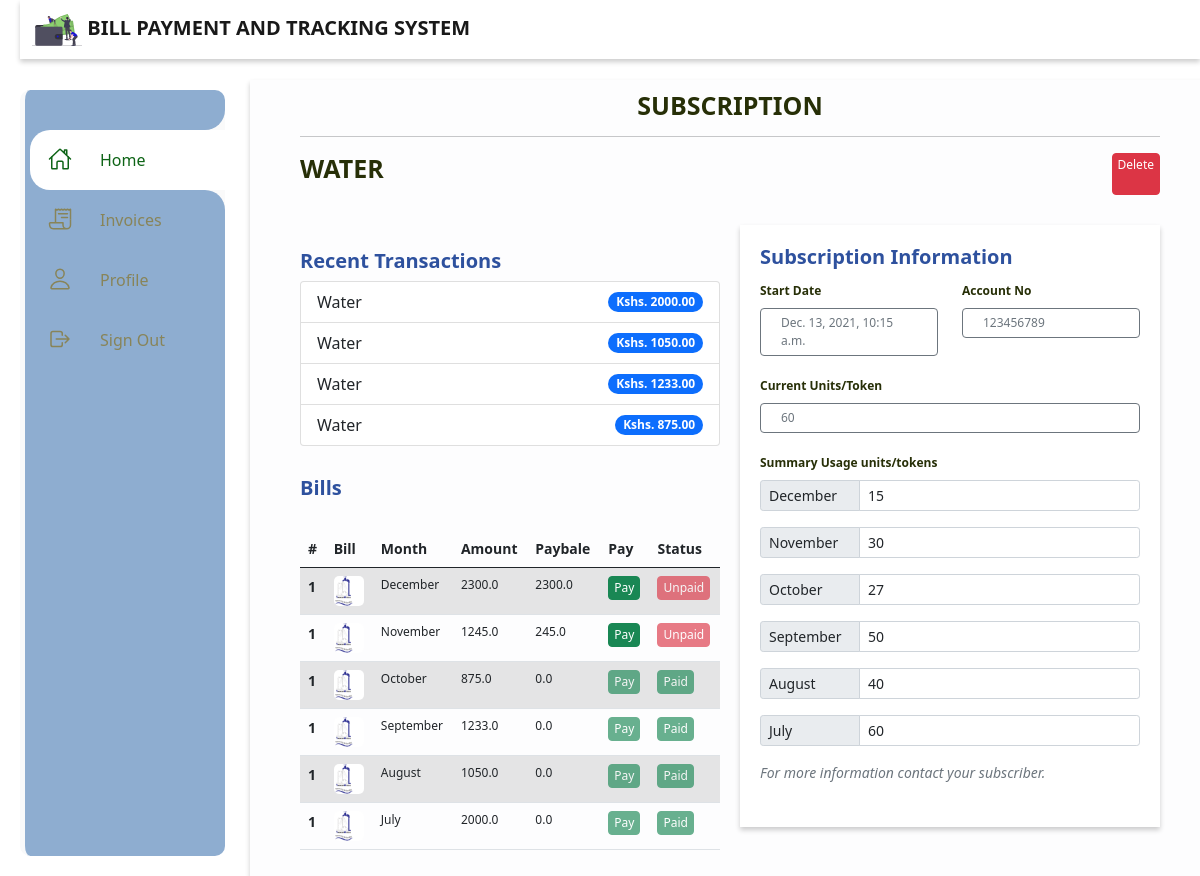
The app's page /subscription/37 (signed in) with its own data.
### main/models.py (models this page shows, shortened)
class BaseModel(models.Model):
    created_date = models.DateTimeField(auto_now_add=True)
    modified_date = models.DateTimeField(auto_now=True)
    class Meta:
        abstract = True

class MySubscription(BaseModel):
	user 			= models.ForeignKey(User, on_delete=models.CASCADE)
	subscription 	= models.ForeignKey(Subscription, on_delete=models.CASCADE)
	account_no 		= models.CharField(max_length=100)

class Subscription(models.Model):
	name 	= models.CharField(max_length=50)
	pic 	= models.ImageField(upload_to="./subscriptions")
	paybill	= models.CharField(max_length=50, null=True)

class Bill(BaseModel):
	my_subscription 	= models.ForeignKey(MySubscription, on_delete=models.CASCADE)
	for_date			= models.DateField(blank=True, null=True)
	credit 				= models.FloatField()
	debit 				= models.FloatField()
	units 				= models.CharField(max_length=50, default="0.0")

### mpesa_api/models.py (models this page shows, shortened)
class BaseModel(models.Model):
	created_at = models.DateTimeField()
	updated_at = models.DateTimeField(auto_now=True)
	class Meta:
		abstract = True

class MpesaPayment(BaseModel):
	my_subscription = models.ForeignKey(MySubscription, on_delete=models.CASCADE, blank=True, null=True)
	amount = models.DecimalField(max_digits=10, decimal_places=2)

### main/views.py (the view)
# urls.py: path('subscription/<int:subscription_id>', subscription, name="subscription"),
@login_required
def subscription(request, subscription_id):
	if request.user.is_superuser == True:
		return redirect("admin:index")
	template_name = "other_subscriptions.html"
	subscription = get_object_or_404(MySubscription, pk=subscription_id)
	trans = MpesaPayment.objects.filter(my_subscription=subscription).order_by("-pk")
	bills = get_bills(subscription.bill_set.all().order_by("pk"))
	units = get_unit(subscription)
	context = {
		"nbar":"home",
		"subscription": subscription,
		"bills":bills,
		"trans":trans[:4],
		"channel": units[0],
		"units":units[1],
	}
	return render(request, template_name, context)

### main/views.py (called while the page is built)
def get_bills(bills_list):
	bills = []
	months = ["January", "February", "March", "April", "May", "June", "July", "August", "September", "October", "November", "December"]
	for bill in bills_list:
		bills.append({
				"id": bill.id,
				"my_subscription": bill.my_subscription,
				"month":months[bill.for_date.month - 1],
				"amount": bill.credit,
				"payable": bill.credit - bill.debit,
				"paid": True if bill.credit - bill.debit == 0  else False,
			})
	return bills

def get_unit(subscription):
	months = ["January", "February", "March", "April", "May", "June", "July", "August", "September", "October", "November", "December"]
	packages = subscription.subscription.package_set.all()
	if len(packages) > 0:
		package = Bill.objects.filter(my_subscription=subscription)[0]
		package = Package.objects.filter(name=package.units)[0]
		channels = package.channel_set.all()
		return True, channels
	units = []
	for bill in subscription.bill_set.all():
		units.append({"month":months[bill.for_date.month-1], "units":bill.units})
	return False, units

### main/templates/other_subscriptions.html (shortened to what this page needs)
{% extends "base.html" %}
{% load static %}
{% block custom_css %}
	<link rel="stylesheet" type="text/css" href="{% static 'css/subscription.css' %}">
{% endblock %}
{% block content %}
		<div align="center">
			<h3 style="font-size: 25px; color: #272f07; text-transform: uppercase;">SUBSCRIPTION</h3>
			<hr>
		</div>
	<div class="" style="margin-bottom: 30px; display: flex; justify-content: space-between;" align="center">
		<div>
			<h3 style="font-size: 25px; color: #272f07; text-transform: uppercase;">{{subscription.subscription.name}}</h3>
		</div>
		<a href="{% url 'main:delete_subscription' subscription.id%}" class="btn btn-danger" style="margin-left: 60px; padding-bottom: 20px !important">Delete</a>
	</div>
	<div class="profile-main">
		<div class="info-section">
			<div class="recent-transactions">
				<br>
				<h3>Recent Transactions</h3>
				<ul class="list-group">
					{% for tran in trans %}
				  <li class="list-group-item d-flex justify-content-between align-items-center">
				    {{tran.my_subscription.subscription.name}}
				    <span class="badge bg-primary rounded-pill">Kshs. {{tran.amount}}</span>
				  </li>
				  {% endfor %}
				</ul>
			</div>
			<div class="table">
				<h3>Bills</h3>
				<table class="table table-striped">
				  <thead>
				    <tr>
				    	<th scope="col">#</th>
				      <th scope="col">Bill</th>
				      <th scope="col">Month</th>
				      <th scope="col">Amount</th>
				      <th scope="col">Paybale</th>
				      <th scope="col">Pay</th>
				      <th scope="col">Status</th>
				    </tr>
				  </thead>
				  <tbody>
				  	{% for pending_bill in bills%}
					    <tr>
					      <th scope="row">1</th>
					      <td>
					      	<img src="{{pending_bill.my_subscription.subscription.pic.url}}" alt="bill">
					      </td>
					      <td>{{pending_bill.month}}</td>
					      <td>{{pending_bill.amount}}</td>
					      <td>{{pending_bill.payable}}</td>
					      <td>
					      	{% if pending_bill.paid %}
					      	<button type="button" class="btn btn-success" disabled="">Pay</button>
					      	{% else %}
					      	<form action="{% url 'mpesa_api:lipa_na_mpesa' pending_bill.id %}" method="get">
					      		<button type="submit" class="btn btn-success">Pay</button>
					      	</form>
					      	{% endif %}
					      </td>
					      <td>
					      	{% if pending_bill.paid %}
					      	<button class="btn btn-success" disabled="">Paid</button>
					      	{% else %}
					      	<button class="btn btn-danger" disabled="">Unpaid</button>
					      	{% endif %}
					      </td>
					    </tr>
				   {% endfor %}
				  </tbody>
				</table>
			</div>
		</div>
		<div class="update-section">
			<div class="form">
				<h3>Subscription Information</h3>
					<div class="row">
						<div class="col-lg-6">
							<div class="mb-3">
								 <label for="exampleFormControlInput1" class="form-label">Start Date</label>
								<br>
							  <button class="btn btn-outline-secondary" style="padding:5px 20px !important;width: 100%; text-align: left;">{{subscription.created_date}}</button>
							</div>
						</div>
						<div class="col-lg-6">
							<div class="mb-3">
								 <label for="exampleFormControlInput1" class="form-label">Account No</label>
							 <br>
							  <button class="btn btn-outline-secondary" style="padding:5px 20px !important; width: 100%;text-align: left;">{{subscription.account_no}}</button>
							</div>
						</div>
					</div>
					{% if channel %}
						<div class="mb-3">
							 <label for="exampleFormControlInput1" class="form-label">Package</label>
						  <button class="btn btn-outline-secondary" style="padding:5px 20px !important; width: 100%;text-align: left; text-transform: uppercase;">{{units.first.package.name}}</button>
						</div>
						<label for="exampleFormControlInput1" class="form-label">Channels</label>
						{% for unit in units %}
						<div class="input-group input-group-sm mb-3">
							<span class="input-group-text" id="inputGroup-sizing-sm" style="min-width: 100px">{{unit.channel_no}}</span>
							<input type="text" class="form-control" aria-label="Sizing example input"
							placeholder="Channel name"
							aria-describedby="inputGroup-sizing-sm" value="{{unit.name}}" disabled style="background-color: white;">
						</div>
						{% endfor %}
					{% else %}
					<div class="mb-3">
						 <label for="exampleFormControlInput1" class="form-label">Current Units/Token</label>
					  <button class="btn btn-outline-secondary" style="padding:5px 20px !important; width: 100%;text-align: left;">{{subscription.bill_set.last.units}}</button>
					</div>
					 <label for="exampleFormControlInput1" class="form-label">Summary Usage units/tokens</label>
						{% for unit in units %}
						<div class="input-group input-group-sm mb-3">
							<span class="input-group-text" id="inputGroup-sizing-sm" style="min-width: 100px">{{unit.month}}</span>
							<input type="number" class="form-control" aria-label="Sizing example input"
							placeholder="Units"
							aria-describedby="inputGroup-sizing-sm" name="phone_number" value="{{unit.units}}" disabled style="background-color: white;">
						</div>
						{% endfor %}
					{% endif %}
					<div id="emailHelp" class="form-text"><em> For more information contact your subscriber. </em></div> <br>
			</div>
		</div>
	</div>
{% endblock %}

### static/css/base.css (style rules this page uses)
* { margin: 0; padding: 0; box-sizing: border-box; }
body { min-height: 100vh; background: #ffffff; }
a { text-decoration: none; }
.home-main h3 { color: #2e519e; font-weight: bold; font-size: 20px; }
table img { height: 30px; width: 30px; border-radius: 5px; }
th { font-size: 14px !important; }
td { font-size: 12px !important; }
.btn { padding: 2px 5px !important; font-size: 12px; }

### static/css/subscription.css (style rules this page uses)
.profile-main { display: flex; }
.info-section { flex: 1; width: 100%; }
.update-section { flex: 1; width: 100%; margin-left: 20px; }
.form { background: #ffffff; box-shadow: 0 3px 5px rgb(0 0 0 / 0.2); padding: 20px; margin-bottom: 30px; }
label { font-size: 12px; color: #272f07; font-weight: bold; }
.table { margin-top: 30px; }

### records on screen
MySubscription: subscription.name "WATER", my_subscription.subscription.pic (picture), month "December", amount "2300.0", payable "2300.0", shows "Pay", shows "Unpaid", month "November", amount "1245.0", payable "245.0", month "October", amount "875.0", payable "0.0", month "September", amount "1233.0", month "August", amount "1050.0", month "July", amount "2000.0", created_date "Dec. 13, 2021, 10:15 a.m.", account_no "123456789", bill_set.last.units "60"
MpesaPayment: my_subscription.subscription.name "Water", amount "2000.00"
MpesaPayment: my_subscription.subscription.name "Water", amount "1050.00"
MpesaPayment: my_subscription.subscription.name "Water", amount "1233.00"
MpesaPayment: my_subscription.subscription.name "Water", amount "875.00"
Bill: phone_number "15"
Bill: phone_number "30"
Bill: phone_number "27"
Bill: phone_number "50"
Bill: phone_number "40"
Bill: phone_number "60"

### other values on screen
{{ unit.month }} "December" "November" "October" "September" "August" "July"
